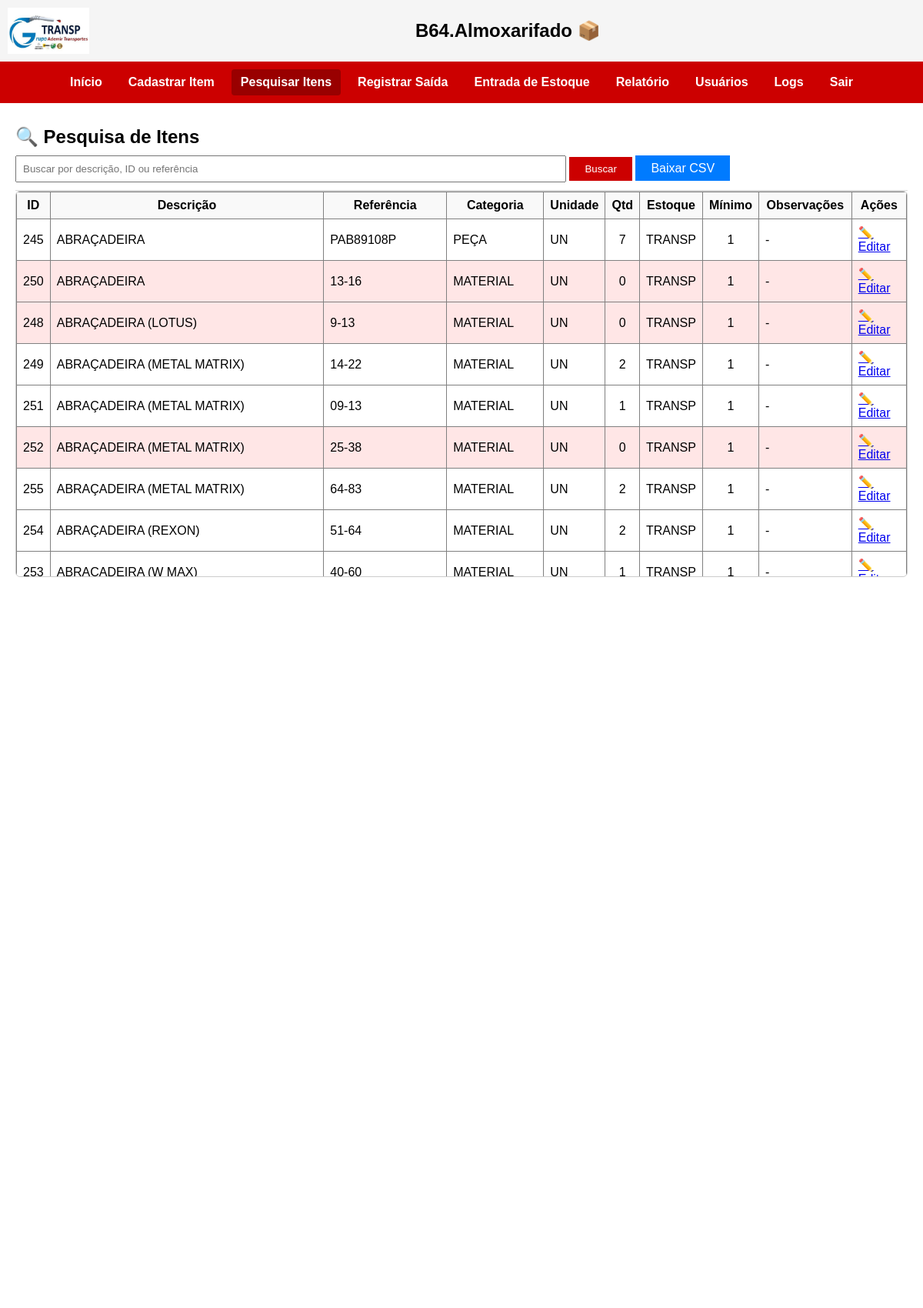
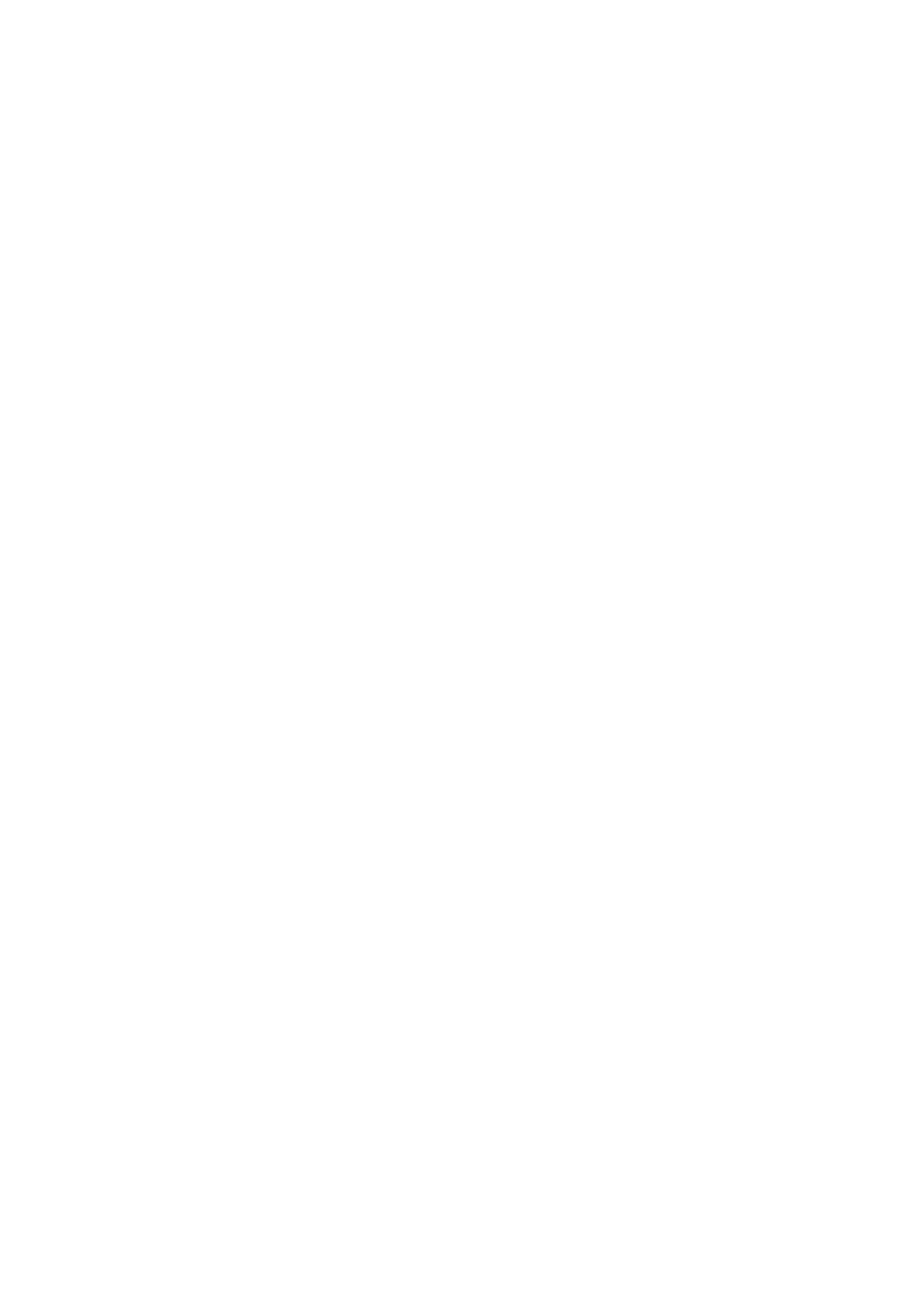
/itens/pesquisar (signed in, upper part), run on the app's committed database (2 pictures, top to bottom).
### tables this page shows
CREATE TABLE itens (
        id INTEGER PRIMARY KEY,
        descricao TEXT NOT NULL,
        quantidade INTEGER,
        estoque TEXT
    , referencia TEXT, categoria TEXT, unidade TEXT, minimo INTEGER, observacoes TEXT);

### routes/itens.py (the view, shortened to what this page needs)
@itens_bp.route('/pesquisar', methods=['GET', 'POST'])
def pesquisar_itens():
    termo = ''
    resultados = []
    conn = conectar_db()
    cursor = conn.cursor()
    if request.method == 'POST':
        termo = request.form.get('termo', '').strip().upper()
        like_term = f"%{termo}%"
        cursor.execute("""
            SELECT id, descricao, quantidade, estoque, referencia, categoria, unidade, minimo, observacoes
            FROM itens
            WHERE descricao LIKE ? OR CAST(id AS TEXT) LIKE ? OR referencia LIKE ?
            ORDER BY descricao ASC
        """, (like_term, like_term, like_term))
    else:
        cursor.execute("""
            SELECT id, descricao, quantidade, estoque, referencia, categoria, unidade, minimo, observacoes
            FROM itens
            ORDER BY descricao ASC
        """)
    resultados = cursor.fetchall()
    conn.close()
    return render_template('pesquisar_itens.html', resultados=resultados, termo=termo)

### app.py (called while the page is built)
@app.before_request
def proteger_rotas():
    print(f"DEBUG - Endpoint acessado: {request.endpoint}")
    rotas_livres = [
        'auth.login',
        'static',
        'usuarios.cadastro_usuario',
    ]
    if 'usuario' not in session and request.endpoint not in rotas_livres:
        flash("Sua sessão expirou. Faça login novamente.", "erro")
        return redirect('/')

### models.py (called while the page is built)
def conectar_db():
    os.makedirs(os.path.dirname(DB_PATH), exist_ok=True)
    conn = sqlite3.connect(DB_PATH)
    conn.row_factory = sqlite3.Row
    return conn

### templates/pesquisar_itens.html (shortened to what this page needs)
{% extends 'base.html' %}
{% block conteudo %}
<div style="position: sticky; top: 0; background: white; z-index: 100; padding: 10px 0; border-bottom: 1px solid #ddd;">
  <h2 style="margin: 0 0 10px;">🔍 Pesquisa de Itens</h2>
  <form method="POST" style="margin: 0;">
    <input type="text" name="termo" placeholder="Buscar por descrição, ID ou referência" value="{{ termo }}" style="width: 60%; padding: 8px;">
    <button type="submit" style="padding: 8px 20px; background-color: #cc0000; color: white; border: none;">Buscar</button>
    <a href="/itens/relatorio_csv" class="button" style="padding: 8px 20px; background-color: #007bff; color: white; border: none; text-decoration: none;">Baixar CSV</a>
  </form>
</div>
<div style="max-height: 500px; overflow-y: auto; border: 1px solid #ccc; border-radius: 6px;">
  <table border="1" cellpadding="8" cellspacing="0" style="width: 100%; border-collapse: collapse;">
    <thead>
      <tr>
        <th style="position: sticky; top: 0; background-color: #f9f9f9; z-index: 2;">ID</th>
        <th style="position: sticky; top: 0; background-color: #f9f9f9; z-index: 2;">Descrição</th>
        <th style="position: sticky; top: 0; background-color: #f9f9f9; z-index: 2;">Referência</th>
        <th style="position: sticky; top: 0; background-color: #f9f9f9; z-index: 2;">Categoria</th>
        <th style="position: sticky; top: 0; background-color: #f9f9f9; z-index: 2;">Unidade</th>
        <th style="position: sticky; top: 0; background-color: #f9f9f9; z-index: 2;">Qtd</th>
        <th style="position: sticky; top: 0; background-color: #f9f9f9; z-index: 2;">Estoque</th>
        <th style="position: sticky; top: 0; background-color: #f9f9f9; z-index: 2;">Mínimo</th>
        <th style="position: sticky; top: 0; background-color: #f9f9f9; z-index: 2;">Observações</th>
        <th style="position: sticky; top: 0; background-color: #f9f9f9; z-index: 2;">Ações</th>
      </tr>
    </thead>
    <tbody>
      {% for item in resultados %}
      <tr {% if item['quantidade'] < (item['minimo'] or 0) %} style="background-color: #ffe6e6;" {% endif %}>
        <td>{{ item['id'] }}</td>
        <td>{{ item['descricao'] }}</td>
        <td>{{ item['referencia'] }}</td>
        <td>{{ item['categoria'] or '-' }}</td>
        <td>{{ item['unidade'] or '-' }}</td>
        <td style="text-align: center;">{{ item['quantidade'] }}</td>
        <td>{{ item['estoque'] or '-' }}</td>
        <td style="text-align: center;">{{ item['minimo'] or '0' }}</td>
        <td>{{ item['observacoes'] or '-' }}</td>
        <td><a href="/itens/editar/{{ item['id'] }}">✏️ Editar</a></td>
      </tr>
      {% endfor %}
    </tbody>
  </table>
</div>
{% endblock %}

### static/style.css (style rules this page uses)
html, body { height: 100%; margin: 0; padding: 0; font-family: Arial, sans-serif; }
.pagina-base { background-color: #ffffff; display: flex; flex-direction: column; min-height: 100%; }

### data on the page
itens: id "245", descricao "ABRAÇADEIRA", referencia "PAB89108P", categoria "PEÇA", unidade "UN", quantidade "7", estoque "TRANSP", minimo "1", observacoes "-"
itens: id "250", descricao "ABRAÇADEIRA", referencia "13-16", categoria "MATERIAL", unidade "UN", quantidade "0", estoque "TRANSP", minimo "1", observacoes "-"
itens: id "248", descricao "ABRAÇADEIRA (LOTUS)", referencia "9-13", categoria "MATERIAL", unidade "UN", quantidade "0", estoque "TRANSP", minimo "1", observacoes "-"
itens: id "249", descricao "ABRAÇADEIRA (METAL MATRIX)", referencia "14-22", categoria "MATERIAL", unidade "UN", quantidade "2", estoque "TRANSP", minimo "1", observacoes "-"
itens: id "251", descricao "ABRAÇADEIRA (METAL MATRIX)", referencia "09-13", categoria "MATERIAL", unidade "UN", quantidade "1", estoque "TRANSP", minimo "1", observacoes "-"
itens: id "252", descricao "ABRAÇADEIRA (METAL MATRIX)", referencia "25-38", categoria "MATERIAL", unidade "UN", quantidade "0", estoque "TRANSP", minimo "1", observacoes "-"
itens: id "255", descricao "ABRAÇADEIRA (METAL MATRIX)", referencia "64-83", categoria "MATERIAL", unidade "UN", quantidade "2", estoque "TRANSP", minimo "1", observacoes "-"
itens: id "254", descricao "ABRAÇADEIRA (REXON)", referencia "51-64", categoria "MATERIAL", unidade "UN", quantidade "2", estoque "TRANSP", minimo "1", observacoes "-"
itens: id "253", descricao "ABRAÇADEIRA (W MAX)", referencia "40-60", categoria "MATERIAL", unidade "UN", quantidade "1", estoque "TRANSP", minimo "1", observacoes "-"
